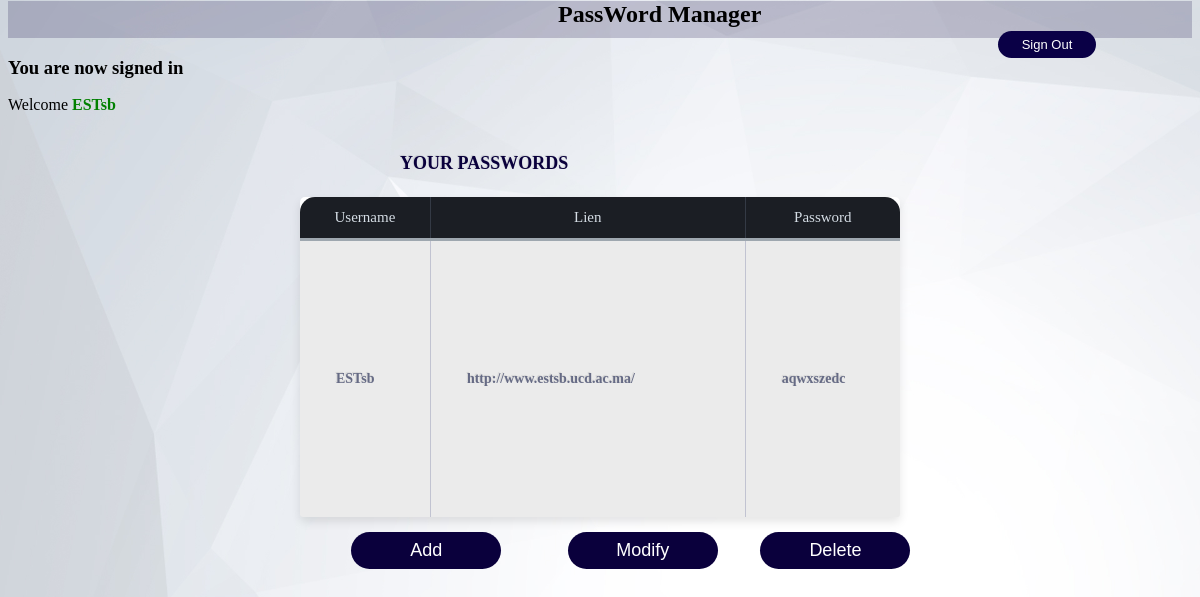
Page /index.php (signed in) on the committed database.
### tables this page shows
CREATE TABLE `password` (
  `id_p` int(11) NOT NULL,
  `lien` text NOT NULL,
  `username` varchar(15) NOT NULL,
  `pssw` varchar(15) NOT NULL,
  `id_au` int(15) NOT NULL
);

### index.php (the view, shortened to what this page needs)
<!DOCTYPE html>
<html>
<head>
	<link href="css/style.css" rel="stylesheet">
</head>
<body style="background-image: url('img/11.jpg'); background-size: cover;">
   <div id="brr">
				<p style="margin-left: 550px;"><strong>PassWord Manager</strong>
				    <a href="index.php?logout='1'">
		                <button style="margin-left: 440px;" class="butt">
		                 <span>
		                  Sign Out
		                 </span>
		                </button>
		              </a>
		              </p>
		    </div>
	<div>
		<?php if (isset($_SESSION['success'])) : ?>
			<div>
				<h3>
					<?php
						echo $_SESSION['success'];
					?>
				</h3>
			</div>
		<?php endif ?>
		<?php  if (isset($_SESSION['user'])) : ?>
			<p id="mssgIndexWelcm"> Welcome <strong id="usr"><?php echo $_SESSION['user']; ?></strong></p>
		<?php endif ?>
	</div>
        <?php
            $servername = "localhost";
			  $userSer = "root";
			  $pwdSer = "";
              $dbname = "passman";
              $sp = "&nbsp;&nbsp;&nbsp;&nbsp;&nbsp;&nbsp;&nbsp;&nbsp;&nbsp;&nbsp;";
		  				$con = mysqli_connect($servername, $userSer, $pwdSer);
						mysqli_select_db($con, $dbname);
                 $id = $_SESSION['user'];
                 $query = "SELECT lien, username, pssw FROM password WHERE username = '$id'" ;
			     $result = mysqli_query($con, $query);
				       echo '<div class="table-title">';
		                echo '<h3>Your Passwords</h3>';
		                 echo '</div>';
                          echo '<table class="table-fill">';
                           echo '<thead>';
					        echo '<tr>';
					         echo '<th class="text-left">Username</th>';
					         echo '<th class="text-left">Lien</th>';
					         echo '<th class="text-left">Password</th>';
					        echo '</tr>';
					       echo '</thead>';
					       echo '<tbody class="table-hover">';
                  while ($rows = mysqli_fetch_array($result)){
                  	         echo '<tr>';
                            echo '<td>'.$sp.$rows['username'].'</td>';
                            echo '<td>'.$sp.$rows['lien'].'</td>';
                            echo '<td>'.$sp.$rows['pssw'].'</td>';
                             echo '</tr>';
                             }
                       echo '</tbody>';
                       echo '</table>';
         ?>
  <button class="buttADD">
  	<span>
  		Add
  	</span>
  </button>
  <button class="buttMOD">
  	<span>
  		Modify
  	</span>
  </button>
  <button class="buttDEL">
  	<span>
  		Delete
  	</span>
  </button>
</body>
</html>

### css/style.css (style rules this page uses)
body { background-image: url('11.jpg'); font-family: Century Gothic; font-size: 16px; font-weight: 400; text-rendering: optimizeLegibility; }
div.table-title { display: block; margin: auto; max-width: 400px; padding:5px; width: 100%; }
.table-title h3 { color: rgb(10, 0, 60); font-size: 18px; font-weight: 600; font-style:normal; font-family: Century Gothic; text-shadow: -1px -1px 1px rgba(0, 0, 0, 0.1); text-transform:uppercase; }
.table-fill { background: white; border-radius: 5px; border-collapse: collapse; height: 320px; margin: auto; max-width: 600px; padding: 5px; width: 100%; box-shadow: 0 5px 10px rgba(0, 0, 0, 0.1); animation: float 5s infinite; }
th { color:#D5DDE5;; background:#1b1e24; border-bottom:3px solid #9ea7af; border-right: 1px solid #343a45; font-size: 15px; font-weight: 100; padding: 12px; text-align: left; text-shadow: 0 1px 1px rgba(0, 0, 0, 0.1); vertical-align: middle; }
th:first-child { border-top-left-radius:15px; }
th:last-child { border-top-right-radius:15px; border-right:none; }
tr { border-top: 1px solid #C1C3D1; border-bottom: 1px solid #C1C3D1; color:#666B85; font-size: 12px; font-weight:normal; text-shadow: 0 1px 1px rgba(250, 250, 250, 0.1); }
tr:first-child { border-top:none; }
tr:last-child { border-bottom:none; }
tr:nth-child(odd) td { background:#EBEBEB; }
tr:last-child td:first-child { border-bottom-left-radius:3px; }
tr:last-child td:last-child { border-bottom-right-radius:3px; }
td { background: #FFFFFF; padding: 1px; text-align: left; vertical-align: middle; font-weight: 700; font-size: 14px; text-shadow: -1px -1px 1px rgba(0, 0, 0, 0.1); border-right: 1px solid #C1C3D1; }
td:last-child { border-right: 0px; }
th.text-left { text-align: center; }
.buttADD { border-radius: 20px; background-color: rgb(10, 0, 60); border: none; color: #FFFFFF; text-align: center; font-size: 18px; padding: 8px; width: 150px; transition: all 0.5s; cursor: pointer; margin: 15px; margin-left: 29%; }
.buttADD span { cursor: pointer; display: inline-block; position: relative; transition: 0.5s; }
.buttADD span:after { content: '\00bb'; position: absolute; opacity: 0; top: 0; right: -20px; transition: 0.5s; }
.buttDEL { border-radius: 20px; background-color: rgb(10, 0, 60); border: none; color: #FFFFFF; text-align: center; font-size: 18px; padding: 8px; width: 150px; transition: all 0.5s; cursor: pointer; margin: 15px; margin-left: 2%; }
.buttDEL span { cursor: pointer; display: inline-block; position: relative; transition: 0.5s; }
.buttDEL span:after { content: '\00bb'; position: absolute; opacity: 0; top: 0; right: -20px; transition: 0.5s; }
.buttMOD { border-radius: 20px; background-color: rgb(10, 0, 60); border: none; color: #FFFFFF; text-align: center; font-size: 18px; padding: 8px; width: 150px; transition: all 0.5s; cursor: pointer; margin: 15px; margin-left:4%; }
.buttMOD span { cursor: pointer; display: inline-block; position: relative; transition: 0.5s; }
.buttMOD span:after { content: '\00bb'; position: absolute; opacity: 0; top: 0; right: -20px; transition: 0.5s; }

### css/process-style.php (style rules this page uses)
.butt { border-radius: 20px; background-color: rgb(10, 0, 70); border: none; color: #FFFFFF; text-align: center; font-size: 13px; padding: 6px; width: 98px; transition: all 0.5s; cursor: pointer; margin: 1px; margin-top: -280px; }
.butt span { cursor: pointer; display: inline-block; position: relative; transition: 0.5s; }
.butt span:after { content: '\00bb'; position: absolute; opacity: 0; top: 0; right: -20px; transition: 0.5s; }
#brr { font-family: Century Gothic; font-size: 24px; background: rgba(10, 0, 60, 0.2); margin-top: -23px; height: 37px; }
#mssgIndexWelcm { margin-top: -1px; font-family: Century Gothic; }
#usr { color: green; }

### rows in the picture
password: username "ESTsb", lien "http://www.estsb.ucd.ac.ma/", pssw "aqwxszedc"

### other values in the picture
$_SESSION['success'] "You are now signed in"
$_SESSION['user'] "ESTsb"
